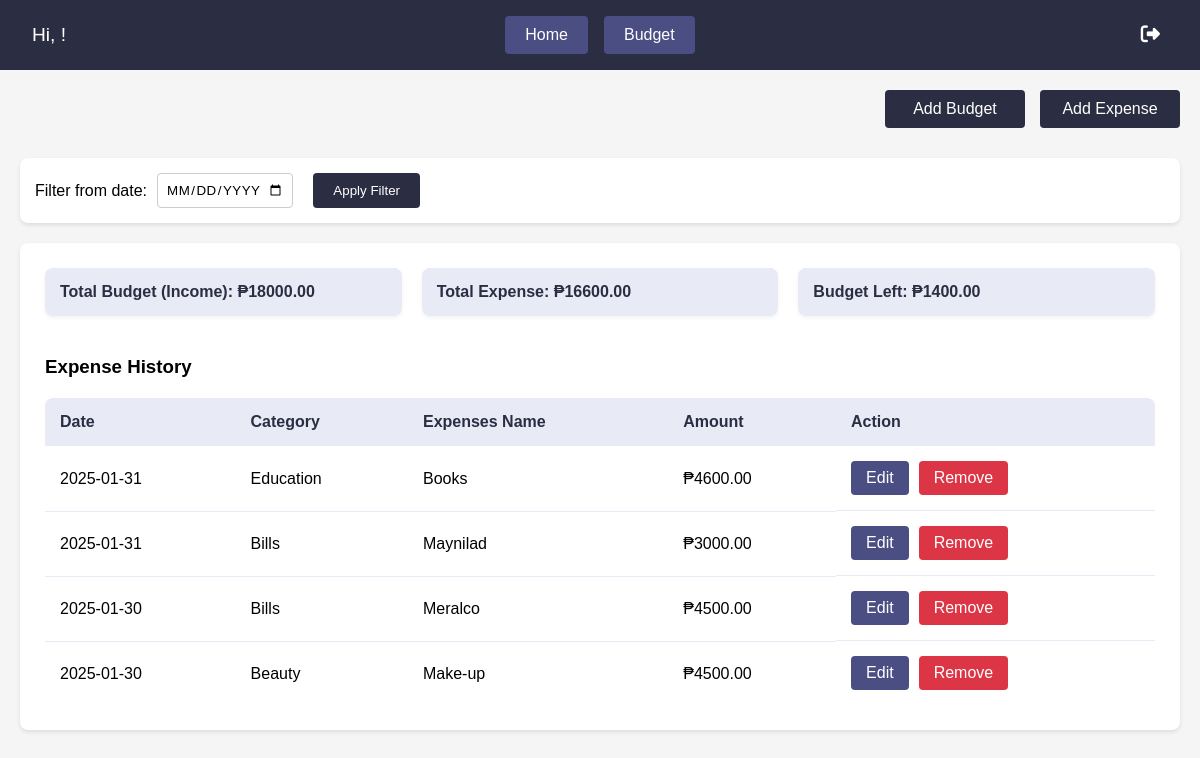
The page /budget/ on the database its author committed.
### app/models.py (models this page shows, shortened)
class Budget(models.Model):
    total_income = models.DecimalField(max_digits=10, decimal_places=2, default=0)
    total_expense = models.DecimalField(max_digits=10, decimal_places=2, default=0)
    budget_left = models.DecimalField(max_digits=10, decimal_places=2, default=0)
    start_date = models.DateField(default=timezone.now)
    last_updated = models.DateTimeField(auto_now=True)
    def calculate_budget(self, start_date=None):
        if start_date:
            income_query = Income.objects.filter(date_added__gte=start_date)
            expense_query = Expense.objects.filter(date_spent__gte=start_date)
        else:
            income_query = Income.objects.all()
            expense_query = Expense.objects.all()
        self.total_income = income_query.aggregate(Sum('amount'))['amount__sum'] or 0
        self.total_expense = expense_query.aggregate(Sum('amount'))['amount__sum'] or 0
        self.budget_left = self.total_income - self.total_expense
        self.save()

class Expense(models.Model):
    name = models.CharField(max_length=100)
    amount = models.DecimalField(max_digits=10, decimal_places=2, default=0, validators=[MinValueValidator(0)])
    category = models.ForeignKey(Category, on_delete=models.SET_NULL, null=True, blank=True)
    date_spent = models.DateField(default=timezone.now)

class Category(models.Model):
    name = models.CharField(max_length=100)
    created_date = models.DateField(auto_now_add=True)
    def __str__(self):
        return self.name

### app/views.py (the view)
# urls.py: path('budget/', BudgetListView.as_view(), name='budget_list'),
class BudgetListView(ListView):
    model = Expense
    template_name = 'app/budget_list.html'
    context_object_name = 'expenses'
    def get_context_data(self, **_):
        context = super().get_context_data()
        start_date = self.request.GET.get('start_date')
        budget = Budget.objects.first()
        if not budget:
            budget = Budget.objects.create()
        if start_date:
            expenses = Expense.objects.filter(date_spent=start_date).order_by('-date_spent')
            income = Income.objects.filter(date_added=start_date).aggregate(Sum('amount'))['amount__sum'] or 0
            expense_total = expenses.aggregate(Sum('amount'))['amount__sum'] or 0
            budget.total_income = income
            budget.total_expense = expense_total
            budget.budget_left = income - expense_total
            budget.save()
            context['expenses'] = expenses
            context['selected_date'] = start_date
        else:
            budget.calculate_budget()
            context['expenses'] = Expense.objects.all().order_by('-date_spent')
        context['budget'] = budget
        context['income'] = Income.objects.first()
        return context

### app/templates/app/budget_list.html (shortened to what this page needs)
{% extends 'app/base.html' %}
{% block content %}
    {% include 'app/navbar.html' %}
    <div class="main-content">
        <div class="action-buttons-container">
            <a href="{% url 'income_add' %}" class="btn">Add Budget</a>
            <a href="{% url 'expense_add' %}" class="btn">Add Expense</a>
        </div>
        <div class="date-filter-container" style="margin: 20px 0;">
            <form method="get" style="display: flex; gap: 10px; align-items: center;">
                <label for="start_date">Filter from date:</label>
                <input type="date" id="start_date" name="start_date"
                       value="{{ selected_date|default:'' }}"
                       style="padding: 8px; border-radius: 4px; border: 1px solid #ccc;">
                <button type="submit" class="btn" style="margin-left: 10px;">Apply Filter</button>
            </form>
        </div>
        <div class="budget-dashboard">
            <div class="budget-summary">
                <h3>Total Budget (Income): ₱{{ budget.total_income|floatformat:2 }}</h3>
                <h3>Total Expense: ₱{{ budget.total_expense|floatformat:2 }}</h3>
                <h3>Budget Left: ₱{{ budget.budget_left|floatformat:2 }}</h3>
            </div>
            <h3>Expense History</h3>
            <table>
                <thead>
                <tr>
                    <th>Date</th>
                    <th>Category</th>
                    <th>Expenses Name</th>
                    <th>Amount</th>
                    <th>Action</th>
                </tr>
                </thead>
                <tbody>
                {% for expense in expenses %}
                    <tr>
                        <td>{{ expense.date_spent|date:"Y-m-d" }}</td>
                        <td>{{ expense.category }}</td>
                        <td>{{ expense.name }}</td>
                        <td>₱{{ expense.amount|floatformat:2 }}</td>
                        <td class="action-buttons">
                            <a href="{% url 'expense_edit' expense.pk %}" class="btn btn-secondary">Edit</a>
                            <a href="{% url 'expense_delete' expense.pk %}" class="btn btn-danger">Remove</a>
                        </td>
                    </tr>
                {% endfor %}
                </tbody>
            </table>
        </div>
    </div>
{% endblock %}

### app/templates/app/base.html (shortened to what this page needs)
{% load static %}
<!DOCTYPE html>
<html lang="en">
<head>
    <link rel="stylesheet" href="{% static 'css/base.css' %}">
    <link rel="stylesheet" href="https://cdnjs.cloudflare.com/ajax/libs/font-awesome/6.7.2/css/all.min.css">
<body>
    {% block content %}
    {% endblock content %}
</body>
</html>

### app/templates/app/navbar.html
{% block content %}
    <nav class="navbar">
        <div class="nav-left">
            <span class="greeting">Hi, {{ user.username }}!</span>
        </div>
        <div class="nav-center">
            <a href="{% url 'home' %}" class="nav-link">Home</a>
            <a href="{% url 'budget_list' %}" class="nav-link">Budget</a>
        </div>
        <div class="nav-right">
            <button type="button" onclick="showModal()" class="logout-btn" title="Logout">
                <i class="fas fa-sign-out-alt"></i>
            </button>
        </div>
    </nav>
{% endblock content %}

### static/css/base.css (style rules this page uses)
body { margin: 0; padding: 0; font-family: Arial, sans-serif; background-color: #f5f5f5; }
.navbar { background-color: #2b2d42; padding: 15px; display: flex; justify-content: center; align-items: center; gap: 20px; }
.navbar a { color: white; text-decoration: none; padding: 10px 20px; border-radius: 4px; background-color: #4a4e82; transition: background-color 0.3s ease; }
.main-content { max-width: 1200px; margin: 20px auto; padding: 0 20px; }
.action-buttons-container { display: flex; justify-content: flex-end; gap: 15px; margin-bottom: 30px; }
.budget-dashboard { background-color: white; border-radius: 8px; padding: 25px; box-shadow: 0 2px 4px rgba(0, 0, 0, 0.1); }
.budget-summary { display: grid; grid-template-columns: repeat(3, 1fr); gap: 20px; margin-bottom: 40px; }
.budget-summary h3 { margin: 0; padding: 15px; background-color: #e8eaf6; border-radius: 8px; color: #2b2d42; font-size: 16px; box-shadow: 0 2px 4px rgba(0, 0, 0, 0.05); }
table { width: 100%; border-collapse: collapse; margin-top: 20px; background-color: white; border-radius: 8px; overflow: hidden; }
th { background-color: #e8eaf6; color: #2b2d42; padding: 15px; text-align: left; font-weight: bold; }
td { padding: 15px; border-bottom: 1px solid #e8eaf6; }
tr:last-child td { border-bottom: none; }
.btn { padding: 10px 20px; border: none; border-radius: 4px; cursor: pointer; text-decoration: none; display: inline-block; text-align: center; background-color: #2b2d42; color: white; transition: all 0.3s ease; min-width: 100px; }
.btn-secondary { background-color: #4a4e82; }
.btn-danger { background-color: #dc3545; }
.action-buttons { display: flex; gap: 10px; }
.action-buttons .btn { min-width: auto; padding: 8px 15px; }
.date-filter-container input[type="date"] { padding: 8px; border-radius: 4px; border: 1px solid #ccc; }
.date-filter-container { background: white; padding: 15px; border-radius: 8px; box-shadow: 0 2px 4px rgba(0,0,0,0.1); margin-bottom: 20px; }
.navbar { background-color: #2B2D42; padding: 1rem 2rem; display: flex; justify-content: space-between; align-items: center; color: white; }
.nav-left { flex: 1; }
.greeting { font-size: 1.2rem; font-weight: 500; color: white; }
.nav-center { flex: 2; display: flex; justify-content: center; gap: 1rem; }
.nav-link { background-color: white; color: #2B2D42; text-decoration: none; padding: 0.5rem 1.5rem; border-radius: 20px; font-weight: 500; transition: all 0.3s ease; }
.nav-right { flex: 1; display: flex; justify-content: flex-end; }
.logout-btn { background: none; border: none; color: white; cursor: pointer; font-size: 1.2rem; padding: 0.5rem; display: flex; align-items: center; justify-content: center; transition: all 0.3s ease; }
input[type="date"] { font-family: inherit; text-transform: uppercase; letter-spacing: 0.5px; }

### rows shown on the page
Budget: total_income "18000.00", total_expense "16600.00", budget_left "1400.00"
Expense: date_spent "2025-01-31", category "Education", name "Books", amount "4600.00"
Expense: date_spent "2025-01-31", category "Bills", name "Maynilad", amount "3000.00"
Expense: date_spent "2025-01-30", category "Bills", name "Meralco", amount "4500.00"
Expense: date_spent "2025-01-30", category "Beauty", name "Make-up", amount "4500.00"
